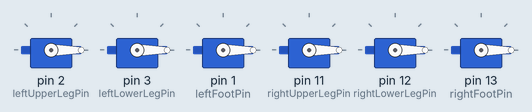
A sketch run on a simulated Arduino Uno, built with avr-gcc and run on an emulated ATmega328P. Shown: 6 × servo.

Above: at 0.2 s.
At 1.9 s:
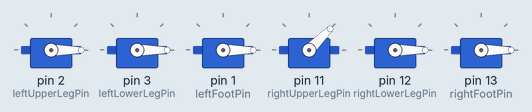
At 3.6 s:
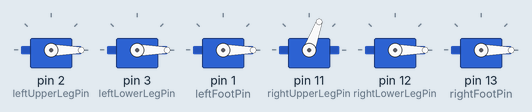
At 7.05 s:
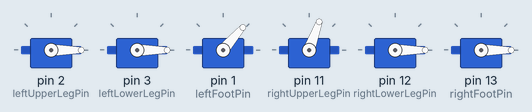
At 10.5 s:
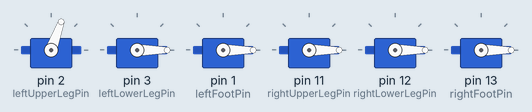
At 13.95 s:
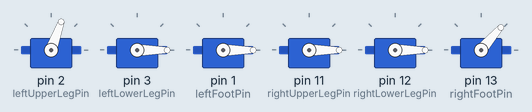
Timing chart, 0 to 18.1 s (numbered marks = the images above):
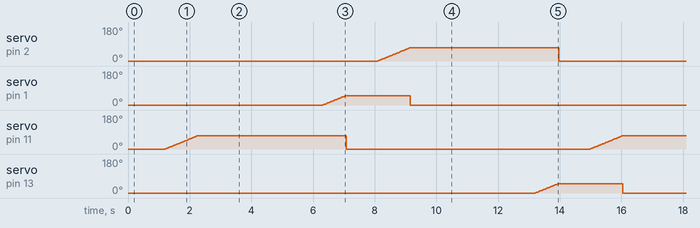

Measured:
- by itself, servo on pin 2 (leftUpperLegPin), servo on pin 11 (rightUpperLegPin): ramps from 0° to 70° and jumps back, once every 13.8 s
- by itself, servo on pin 1 (leftFootPin), servo on pin 13 (rightFootPin): ramps from 0° to 50° and jumps back, once every 13.8 s

The sketch:

nguyenMichaelCode.ino
```cpp
// Code by Michael Nguyen


#include <Servo.h>

Servo leftUpperLeg; // Create servo object to control the servo attached to the left upper leg bracket.
Servo leftLowerLeg; // Create servo object to control the servo attached to the left lower leg bracket.
Servo leftFoot; // Create servo object to control the servo attached to the left foot bracket.
Servo rightUpperLeg; // Create servo object to control the servo attached to the right upper leg bracket.
Servo rightLowerLeg; // Create servo object to control the servo attached to the right lower leg bracket.
Servo rightFoot; // Create servo object to control the servo attached to the right foot bracket.

int leftUpperLegPin = 2; // Assign servo connected to the left upper leg bracket to digital pin 2.
int leftLowerLegPin = 3; // Assign servo connected to the lower leg bracket to digital pin 3.
int leftFootPin = 1; // Assign servo connected to the left foot bracket to digital pin 1.

int rightUpperLegPin = 11; // Assign servo connected to the right upper leg bracket to digital pin 11.
int rightLowerLegPin = 12; // Assign servo connected to the right lower leg bracket to digital pin 12.
int rightFootPin = 13; // Assign servo connected to the right foot bracket to digital pin 13.


void setup() {

  resetPosition(); // Sets the angular positions of all servo shafts to 0.
  leftUpperLeg.attach(leftUpperLegPin); // Attach servo connected to the left upper leg bracket to its assigned digital pin.
  leftLowerLeg.attach(leftLowerLegPin); // Attach servo connected to the lower leg bracket to its assigned digital pin.
  leftFoot.attach(leftFootPin); // Attach servo connected to the left foot bracket to its assigned digital pin.
  rightUpperLeg.attach(rightUpperLegPin); // Attach servo connected to the right upper leg bracket to its assigned digital pin.
  rightLowerLeg.attach(rightLowerLegPin); // Attach servo connected to the right lower leg bracket to its assigned digital pin.
  rightFoot.attach(rightFootPin); // Attach servo connected to the right foot bracket to its assigned digital pin.

  }


void leftUpperLegMovementCW(int h, int timeDelay){ // Function that allows the shaft of the servo connected to the left upper leg bracket to rotate from 0 degrees to -h degrees (clockwise).

  int shaftPosition;

  for (shaftPosition = 0; shaftPosition >= h; shaftPosition -= 1){
    leftUpperLeg.write(shaftPosition); // The shaft of the servo connected to the left upper leg bracket goes to angular position -h.
    delay(timeDelay); // How long it takes for the shaft of the servo connected to the left upper leg bracket to reach angular position -h.
  }

}


void leftUpperLegMovementCCW(int h, int timeDelay){ // Function that allows the shaft of the servo connected to the left upper leg bracket to rotate from 0 degrees to h degrees (counter-clockwise).

  int shaftPosition;

  for (shaftPosition = 0; shaftPosition <= h; shaftPosition += 1){
    leftUpperLeg.write(shaftPosition); // The shaft of the servo connected to the left upper leg bracket goes to angular position h.
    delay(timeDelay); // How long it takes for the shaft of the servo connected to the left upper leg bracket to reach angular position h.
  }

}


void leftLowerLegMovementCW(int k, int timeDelay){ // Function that allows the shaft of the servo connected to the left lower leg bracket to rotate from 0 degrees to -k degrees (clockwise).

  int shaftPosition;

  for (shaftPosition = 0; shaftPosition >= k; shaftPosition -= 1){
    leftLowerLeg.write(shaftPosition); // The shaft of the servo connected to the left lower leg bracket goes to angular position -k.
    delay(timeDelay); // How long it takes for the shaft of the servo connected to the left lower leg bracket to reach angular position -k.
  }

}


void leftLowerLegMovementCCW(int k, int timeDelay){ // Function that allows the shaft of the servo connected to the left lower leg bracket to rotate from 0 degrees to k degrees (counter-clockwise).

  int shaftPosition;

  for (shaftPosition = 0; shaftPosition <= k; shaftPosition += 1){
    leftLowerLeg.write(shaftPosition); // The shaft of the servo connected to the left lower leg bracket goes to angular position k.
    delay(timeDelay); // How long it takes for the shaft of the servo connected to the left lower leg bracket to reach angular position k.
  }

}


void leftFootMovementCW(int a, int timeDelay){ // Function that allows the shaft of the servo connected to the left foot bracket to rotate from 0 degrees to -a degrees (clockwise).

  int shaftPosition;

  for (shaftPosition = 0; shaftPosition >= a; shaftPosition -= 1){
    leftFoot.write(shaftPosition); // The shaft of the servo connected to the left foot bracket goes to angular position -a.
    delay(timeDelay); // How long it takes for the shaft of the servo connected to the left foot bracket to reach angular position -a.
  }

}


void leftFootMovementCCW(int a, int timeDelay){ // Function that allows the shaft of the servo connected to the left foot bracket to rotate from 0 degrees to a degrees (counter-clockwise).

  int shaftPosition;

  for (shaftPosition = 0; shaftPosition <= a; shaftPosition += 1){
    leftFoot.write(shaftPosition); // The shaft of the servo connected to the left foot bracket goes to angular position a.
    delay(timeDelay); // How long it takes for the shaft of the servo connected to the left foot bracket to reach angular position a.
  }

}


void rightUpperLegMovementCW(int h, int timeDelay){ // Function that allows the shaft of the servo connected to the right upper leg bracket to rotate from 0 degrees to -h degrees (clockwise).

  int shaftPosition;

  for (shaftPosition = 0; shaftPosition >= h; shaftPosition -= 1){
    rightUpperLeg.write(shaftPosition); // The shaft of the servo connected to the right upper leg bracket goes to angular position -h.
    delay(timeDelay); // How long it takes for the shaft of the servo connected to the right upper leg bracket to reach angular position -h.

  }

}


void rightUpperLegMovementCCW(int h, int timeDelay){ // Function that allows the shaft of the servo connected to the right upper leg bracket to rotate from 0 degrees to h degrees (counter-clockwise).

  int shaftPosition;

  for (shaftPosition = 0; shaftPosition <= h; shaftPosition += 1){
    rightUpperLeg.write(shaftPosition); // The shaft of the servo connected to the right upper leg bracket goes to angular position h.
    delay(timeDelay); // How long it takes for the shaft of the servo connected to the right upper leg bracket to reach angular position h.

  }

}


void rightLowerLegMovementCW(int k, int timeDelay){ // Function that allows the shaft of the servo connected to the right lower leg bracket to rotate from 0 degrees to -k degrees (clockwise).

  int shaftPosition;

  for (shaftPosition = 0; shaftPosition >= k; shaftPosition -= 1){
    rightLowerLeg.write(shaftPosition); // The shaft of the servo connected to the right lower leg bracket goes to angular position -k.
    delay(timeDelay); // How long it takes for the shaft of the servo connected to the right lower leg bracket to reach angular position -k.
  }

}


void rightLowerLegMovementCCW(int k, int timeDelay){ // Function that allows the shaft of the servo connected to the right lower leg bracket to rotate from 0 degrees to k degrees (counter-clockwise).

  int shaftPosition;

  for (shaftPosition = 0; shaftPosition <= k; shaftPosition += 1){
    rightLowerLeg.write(shaftPosition); // The shaft of the servo connected to the right lower leg bracket goes to angular position k.
    delay(timeDelay); // How long it takes for the shaft of the servo connected to the right lower leg bracket to reach angular position k.
  }

}


void rightFootMovementCW(int a, int timeDelay){ // Function that allows the shaft of the servo connected to the right foot bracket to rotate from 0 degrees to -a degrees (clockwise).

  int shaftPosition;

  for (shaftPosition = 0; shaftPosition >= a; shaftPosition -= 1){
    rightFoot.write(shaftPosition); // The shaft of the servo connected to the right foot bracket goes to angular position -a.
    delay(timeDelay); // How long it takes for the shaft of the servo connected to the right foot bracket to reach angular position -a.
  }

}


void rightFootMovementCCW(int a, int timeDelay){ // Function that allows the shaft of the servo connected to the right foot bracket to rotate from 0 degrees to a degrees (counter-clockwise).

  int shaftPosition;

  for (shaftPosition = 0; shaftPosition <= a; shaftPosition += 1){
    rightFoot.write(shaftPosition); // The shaft of the servo connected to the right foot bracket goes to angular position a.
    delay(timeDelay); // How long it takes for the shaft of the servo connected to the right foot bracket to reach angular position a.
  }

}


void leftLegEquilibriumPosition(){ // Function that allows the left leg of the autonomous biped to become/remain straight.

  leftUpperLegMovementCW(0, 15); // It takes the shaft of the servo connected to the left upper leg bracket 1000 milliseconds to reach an angular position of 0.
  leftLowerLegMovementCW(0, 15); // It takes the shaft of the servo connected to the left lower leg bracket 1000 milliseconds to reach an angular position of 0.
  leftFootMovementCW(0, 15); // It takes the shaft of the servo connected to the left foot bracket 10000 milliseconds to reach an angular position of 0.
  leftUpperLegMovementCCW(0, 15); // It takes the shaft of the servo connected to the left upper leg bracket 1000 milliseconds to reach an angular position of 0.
  leftLowerLegMovementCCW(0, 15); // It takes the shaft of the servo connected to the left lower leg bracket 1000 milliseconds to reach an angular position of 0.
  leftFootMovementCCW(0, 15); // It takes the shaft of the servo connected to the left foot bracket 10000 milliseconds to reach an angular position of 0.

}


void rightLegEquilibriumPosition(){ // Function that allows the right leg of the autonomous biped to become/remain straight.

  rightUpperLegMovementCW(0, 15); // It takes the shaft of the servo connected to the right upper leg bracket 1000 milliseconds to reach an angular position of 0.
  rightLowerLegMovementCW(0, 15); // It takes the shaft of the servo connected to the right lower leg bracket 1000 milliseconds to reach an angular position of 0.
  rightFootMovementCW(0, 15); // It takes the shaft of the servo connected to the right foot bracket 1000 milliseconds to reach an angular position of 0.
  rightUpperLegMovementCCW(0, 15); // It takes the shaft of the servo connected to the right upper leg bracket 1000 milliseconds to reach an angular position of 0.
  rightLowerLegMovementCCW(0, 15); // It takes the shaft of the servo connected to the right lower leg bracket 1000 milliseconds to reach an angular position of 0.
  rightFootMovementCCW(0, 15); // It takes the shaft of the servo connected to the right foot bracket 1000 milliseconds to reach an angular position of 0.

}


void leftLegForward(){ // Function for the left leg of the autonomous biped that allows it to take a step forward.

  leftLowerLegMovementCW(-60, 15); // EXAMPLE: It takes the shaft of the servo connected to the left lower leg bracket 1000 milliseconds to rotate 60 degrees, clockwise.
  leftUpperLegMovementCCW(70, 15); // EXAMPLE: It takes the shaft of the servo connected to the left upper leg bracket 1000 milliseconds to rotate 70 degrees, counter-clockwise.
  leftFootMovementCW(-135, 15); // EXAMPLE: It takes the shaft of the servo connected to the left foot bracket 1000 milliseconds to rotate 135 degrees, clockwise.

}


void rightLegForward(){ // Function for the right leg of the autonomous biped that allows it to take a step forward.

  rightLowerLegMovementCW(-60, 15); // EXAMPLE: It takes the shaft of the servo connected to the right lower leg bracket 1000 milliseconds to rotate 60 degrees, clockwise.
  rightUpperLegMovementCCW(70, 15); // EXAMPLE: It takes the shaft of the servo connected to the right upper leg bracket 1000 milliseconds to rotate 70 degrees, counter-clockwise.
  rightFootMovementCW(-135, 15); // EXAMPLE: It takes the shaft of the servo connected to the right foot bracket 1000 milliseconds to rotate 135 degrees, counter-clockwise.

}


void leftLegBackward(){ // Function for the left leg of the autonomous biped that allows it to take a step backward.

  leftUpperLegMovementCW(-70, 15); // EXAMPLE: It takes the shaft of the servo connected to the left upper leg bracket 1000 milliseconds to rotate 70 degrees, clockwise.
  leftLowerLegMovementCW(-60, 15); // EXAMPLE: It takes the shaft of the servo connected to the left lower leg bracket 1000 milliseconds to rotate 60 degrees, clockwise.
  leftFootMovementCCW(50, 15); // EXAMPLE: It takes the shaft of the servo connected to the left foot bracket 1000 milliseconds to rotate 50 degrees, counter-clockwise.

}


void rightLegBackward(){ // Function for the right leg of the autonomous biped that allows it to take a step backward.

  rightUpperLegMovementCW(-70, 15); // EXAMPLE: It takes the shaft of the servo connected to the right upper leg bracket 1000 milliseconds to rotate 70 degrees, clockwise.
  rightLowerLegMovementCW(-60, 15); // EXAMPLE: It takes the shaft of the servo connected to the right lower leg bracket 1000 milliseconds to rotate 60 degrees, clockwise.
  rightFootMovementCCW(50, 15); // EXAMPLE: It takes the shaft of the servo connected to the right foot bracket 1000 milliseconds to roate 50 degrees, counter-clockwise.

}


void walkingSequence() { // Function that allows the autonomous biped to walk forward.

  leftLegEquilibriumPosition(); // The right leg of the autonomous biped takes a step forward while its left leg initially remains in equilibrium, and then moves backward.
  rightLegForward();
  leftLegBackward();

  rightLegEquilibriumPosition(); // When the autonomous biped takes another step, its right leg returns to equilibrium position, then its left leg moves forward while its right leg simultaneously moves backward.
  leftLegForward();
  rightLegBackward();

}


void resetPosition(){ // Function that reset the angular position of all servo shafts.

  leftLegEquilibriumPosition();
  rightLegEquilibriumPosition();

}


void loop() {

  walkingSequence(); // The autonomous biped will walk forward indefinitely.

  }
```
